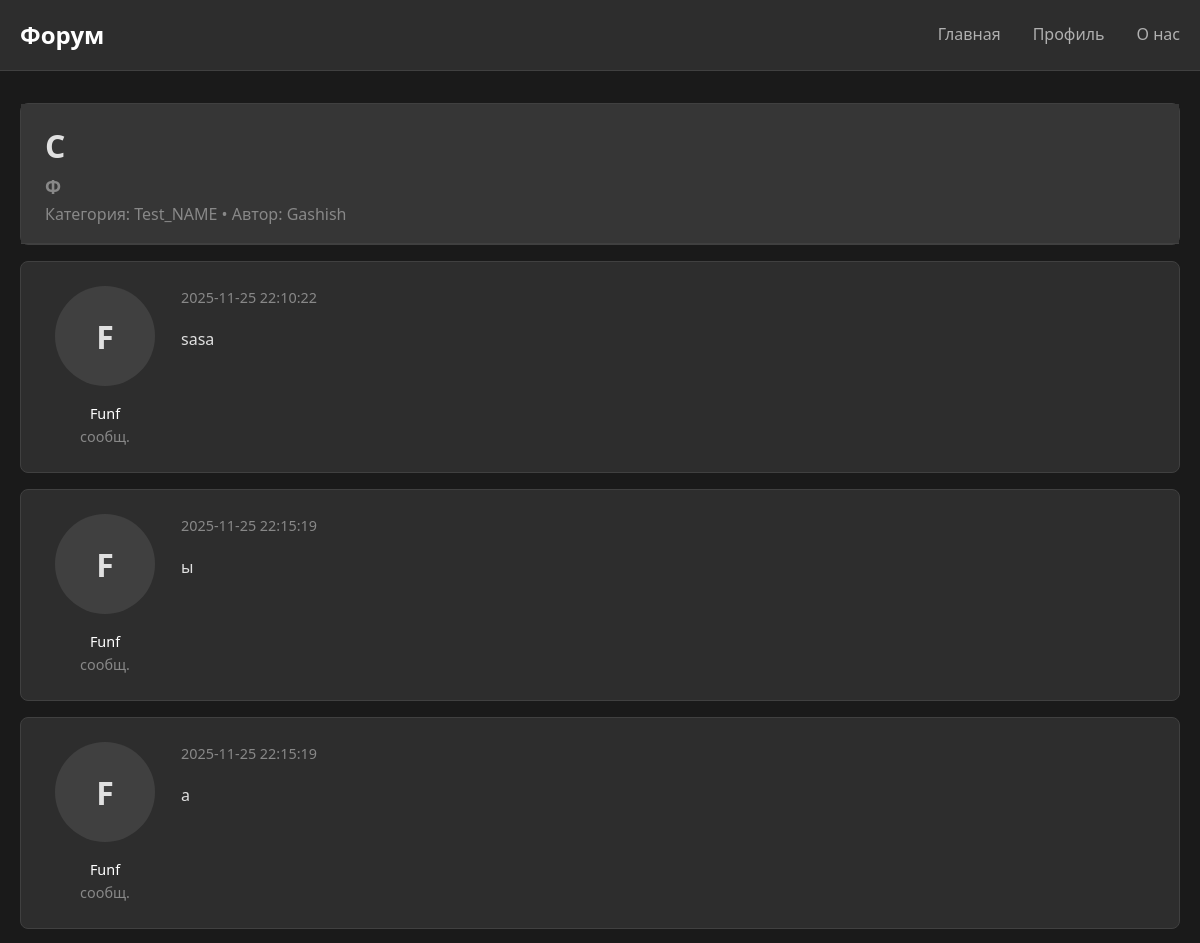
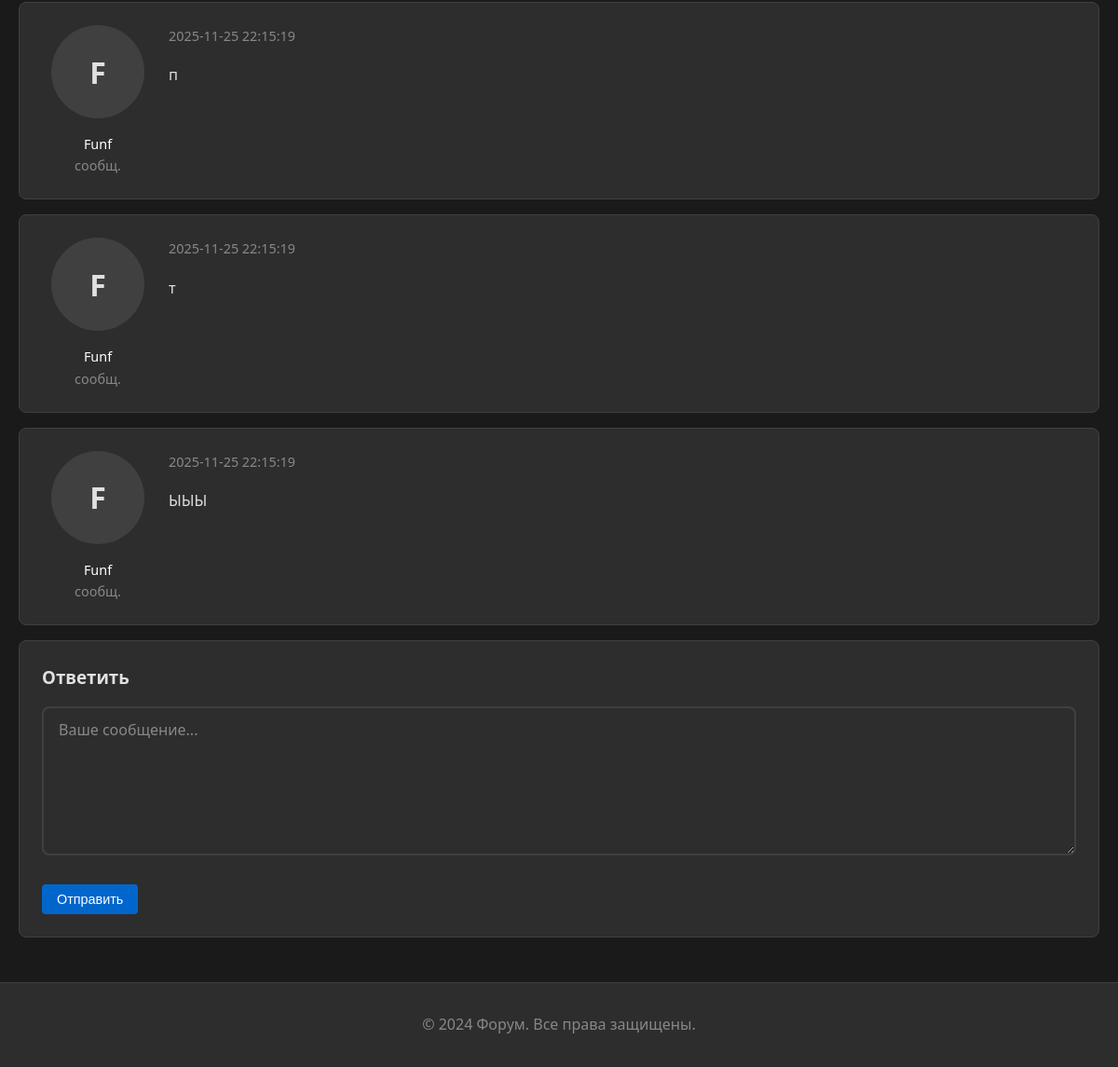
Screenshot of /topic/2 with the database file from the repository (2 pictures, top to bottom).
### app3.py (models this page shows, shortened)
class Topic(db.Model):
    __tablename__ = 'topics'
    id = db.Column(db.Integer, primary_key=True)
    user_id = db.Column(db.Integer, db.ForeignKey('users.id'), nullable=False)
    category_id = db.Column(db.Integer, db.ForeignKey('categories.id'), nullable=False)
    title = db.Column(db.String(200), nullable=False)
    content = db.Column(db.Text, nullable=False)
    created_at = db.Column(db.DateTime, default=datetime.now().replace(microsecond=0))
    posts = db.relationship('Post', backref='topic', lazy=True, cascade='all, delete-orphan')

class Category(db.Model):
    __tablename__ = 'categories'
    id = db.Column(db.Integer, primary_key=True)
    user_id = db.Column(db.Integer, db.ForeignKey('users.id'), nullable=False)
    name = db.Column(db.String(100), nullable=False)
    description = db.Column(db.Text)
    created_at = db.Column(db.DateTime, default=datetime.now().replace(microsecond=0))
    topics = db.relationship('Topic', backref='category', lazy=True, cascade='all, delete-orphan')
    def __repr__(self):
        return f'{self.name}'

class User(db.Model):
    __tablename__ = 'users'
    id = db.Column(db.Integer, primary_key=True)
    username = db.Column(db.String(80), unique=True, nullable=False)
    email = db.Column(db.String(120), unique=True, nullable=False)
    password = db.Column(db.String(120), nullable=False)
    admin = db.Column(db.Integer, default=0)
    created_at = db.Column(db.DateTime, default=datetime.now().replace(microsecond=0))
    categories = db.relationship('Category', backref='author', lazy=True)
    topics = db.relationship('Topic', backref='author', lazy=True)
    posts = db.relationship('Post', backref='author', lazy=True)
    def __repr__(self):
        return f'{self.username}'

class Post(db.Model):
    __tablename__ = 'posts'
    id = db.Column(db.Integer, primary_key=True)
    user_id = db.Column(db.Integer, db.ForeignKey('users.id'), nullable=False)
    topic_id = db.Column(db.Integer, db.ForeignKey('topics.id'), nullable=False)
    content = db.Column(db.Text, nullable=False)
    created_at = db.Column(db.DateTime, default=datetime.now().replace(microsecond=0))

### app3.py (the view, shortened to what this page needs)
@app.route('/topic/<int:topic_id>', methods=['GET', 'POST'])
def topic(topic_id):
    topic = Topic.query.get(topic_id)
    posts = Post.query\
            .join(User, Post.user_id == User.id)\
            .join(Topic, Post.topic_id == Topic.id)\
            .add_columns(Post.id, Post.content, Post.created_at, User.username, Topic.title)\
            .filter(Post.topic_id == topic_id)
    return render_template('topic.html', topic=topic, posts=posts)

### templates/topic.html (shortened to what this page needs)
<!DOCTYPE html>
<html lang="ru">
<head>
    <link rel="stylesheet" href="{{ url_for('static', filename='css/styles.css') }}">
</head>
<body>
    <header class="header">
        <div class="container">
            <nav class="navbar">
                <a href="{{ url_for('index') }}" class="logo">Форум</a>
                <ul class="nav-links">
                    <li><a href="{{ url_for('index') }}">Главная</a></li>
                    <li><a href="{{ url_for('profile') }}">Профиль</a></li>
                    <li><a href="{{ url_for('about') }}">О нас</a></li>
                </ul>
            </nav>
        </div>
    </header>
    <main class="main-content">
        <div class="container">
            <div class="card">
                <div class="card-header">
                    <h1>{{ topic.title }}</h1>
                    <h3 class="text-muted">{{ topic.content }}</h3>
                    <p class="text-muted">Категория: {{ topic.category }} • Автор: {{ topic.author }}</p>
                </div>
            </div>
            {% for post in posts %}
            <div class="card">
                <div class="card-body">
                    <div class="flex gap-4">
                        <div style="min-width: 120px; text-align: center;">
                            <div class="avatar avatar-large" style="margin: 0 auto 1rem auto;">
                                {{ post.username[:1] }}
                            </div>
                            <div class="text-small"><a href="{{ url_for('profile', username=post.username) }}" style="color: #ffffff; text-decoration: none;">
                                {{ post.username }}
                            </a></div>
                            <div class="text-small text-muted">{{ post.post_count }} сообщ.</div>
                        </div>
                        <div style="flex: 1;">
                            <div class="text-small text-muted" style="margin-bottom: 1rem;">
                                {{ post.created_at }}
                            </div>
                            <div style="line-height: 1.8;">
                                {{ post.content }}
                            </div>
                        </div>
                    </div>
                </div>
            </div>
            {% endfor %}
            <div class="card">
                <div class="card-body">
                    <h3 style="margin-bottom: 1rem;">Ответить</h3>
                    <form method="POST">
                        <div class="form-group">
                            <textarea class="form-input" rows="6" placeholder="Ваше сообщение..." name="content" required></textarea>
                        </div>
                        <button type="submit" class="btn btn-primary">Отправить</button>
                    </form>
                </div>
            </div>
        </div>
    </main>
    <footer class="footer">
        <div class="container">
            <p>&copy; 2024 Форум. Все права защищены.</p>
        </div>
    </footer>
</body>
</html>

### static/css/styles.css (style rules this page uses)
* { margin: 0; padding: 0; box-sizing: border-box; }
body { font-family: 'Segoe UI', Tahoma, Geneva, Verdana, sans-serif; background-color: #1a1a1a; color: #e0e0e0; line-height: 1.6; }
.container { max-width: 1200px; margin: 0 auto; padding: 0 20px; }
.header { background-color: #2d2d2d; border-bottom: 1px solid #404040; padding: 1rem 0; position: sticky; top: 0; z-index: 100; }
.navbar { display: flex; justify-content: space-between; align-items: center; }
.logo { font-size: 1.5rem; font-weight: bold; color: #ffffff; text-decoration: none; }
.nav-links { display: flex; list-style: none; gap: 2rem; }
.nav-links a { color: #b0b0b0; text-decoration: none; transition: color 0.3s; }
.main-content { min-height: calc(100vh - 140px); padding: 2rem 0; }
.card { background-color: #2d2d2d; border: 1px solid #404040; border-radius: 8px; margin-bottom: 1rem; transition: transform 0.2s, border-color 0.2s; }
.card-header { padding: 1rem 1.5rem; border-bottom: 1px solid #404040; background-color: #363636; }
.card-body { padding: 1.5rem; }
.btn { display: inline-block; padding: 0.5rem 1rem; background-color: #404040; color: #ffffff; text-decoration: none; border: none; border-radius: 4px; cursor: pointer; transition: background-color 0.3s; font-size: 0.9rem; }
.btn-primary { background-color: #0066cc; }
.text-muted { color: #888; }
.text-small { font-size: 0.9rem; }
.flex { display: flex; }
.gap-4 { gap: 1rem; }
.footer { background-color: #2d2d2d; border-top: 1px solid #404040; padding: 2rem 0; text-align: center; color: #888; }
.form-group { margin-bottom: 1rem; }
.form-input { width: 100%; padding: 0.75rem; background-color: #363636; border: 1px solid #404040; border-radius: 4px; color: #e0e0e0; font-size: 1rem; }
.avatar { width: 40px; height: 40px; border-radius: 50%; background-color: #404040; display: flex; align-items: center; justify-content: center; font-weight: bold; }
.avatar-large { width: 100px; height: 100px; font-size: 2rem; }
.form-group { margin-bottom: 1.5rem; position: relative; }
.form-input { width: 100%; padding: 0.75rem 1rem; background-color: #2d2d2d; border: 2px solid #404040; border-radius: 8px; color: #e0e0e0; font-size: 1rem; transition: all 0.3s ease; font-family: inherit; }
.form-input::placeholder { color: #888; opacity: 1; }

### rows the page displays
Topic: title "С", content "Ф"
Category: category "Test_NAME"
User: author "Gashish"
Post: username "F", username "Funf", created_at "2025-11-25 22:10:22", content "sasa"
Post: username "F", username "Funf", created_at "2025-11-25 22:15:19", content "ы"
Post: username "F", username "Funf", created_at "2025-11-25 22:15:19", content "а"
Post: username "F", username "Funf", created_at "2025-11-25 22:15:19", content "п"
Post: username "F", username "Funf", created_at "2025-11-25 22:15:19", content "т"
Post: username "F", username "Funf", created_at "2025-11-25 22:15:19", content "ЫЫЫ"
